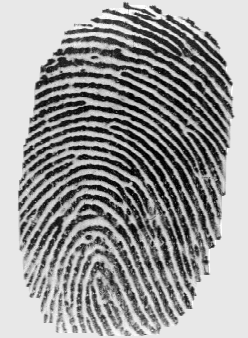
%> input picture 11_7.png, 248 x 338 px
$ octave --eval "result = bin_and_thin(imread('11_7.png'));"   (GNU Octave 9; MATLAB toolbox functions it lacks are replaced by stand-ins)
%> lines starting %> are read from the running program, lines starting %| are printed output that depends on the picture; in (x1, y1, x2, y2) boxes, pixels count from 0 and x2, y2 are one past the last pixel; in counts of white or black regions, pixels touching at a corner belong together; the program's own positions count from 1
function [resultantImg] = bin_and_thin(image)
    % Will take an unbinarized input image and execute the following:
    % 1) Binarize the input image, according to the max and min weightage
    %    of input image
    % 2) Perform a bwmorph thin to thin the ridges to a width of 1 pixel
    %    wide
    % 3) Perform a bwmorph spur to try and remove spurs from image.
    % Will return the result of the 4 steps processed onto the input image

    % This is to find the adaptive threshold of the input image as the
    % weightage of input image is in 1s and 2s. A sensitivity of 0.5 is
    % currently specified, but this can be modified to suit the program.
    multi = adaptthresh(image, 0.5);
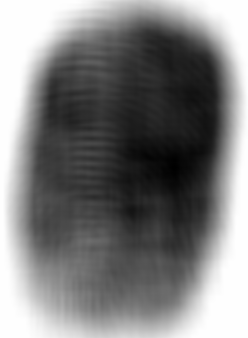
%> multi: size 338x248 double; min 0.0601, max 0.176, mean 0.117; drawn with min black and max white
    % binarize image according to threshold found
    binarizedImage = imbinarize(image, multi);
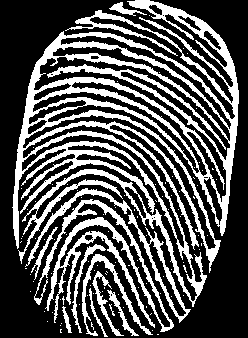
%> binarizedImage: size 338x248 logical; 32.7% white; 105 white regions (93 under 20 px), largest, box (x1, y1, x2, y2) and area: (12, 0, 239, 307) 20181, (34, 199, 174, 332) 3302, (25, 188, 191, 323) 1533

    % Thinning performed onto image. Inf is specified to ensure that the
    % binarized image is thinned until no longer possible.
    thinned = bwmorph(~binarizedImage, 'thin', Inf);
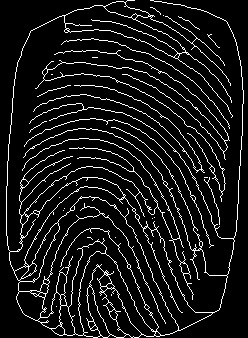
%> thinned: size 338x248 logical; 9.1% white in thin lines or dots

    resultantImg = bwmorph(thinned, 'spur', 0);
    resultantImg = ~resultantImg;
%> resultantImg: size 338x248 logical; 90.9% white; black in thin lines or dots
end

$ run again, on 11_8.png
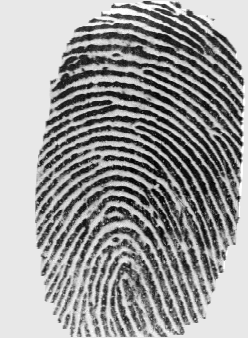
%> input picture 11_8.png, 248 x 338 px
%> in bin_and_thin, `binarizedImage = imbinarize(image, multi);`:
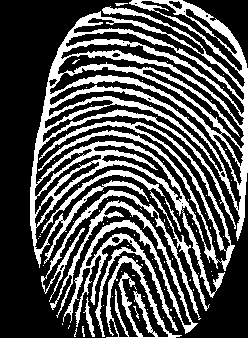
%> binarizedImage: size 338x248 logical; 32.3% white; 89 white regions (78 under 20 px), largest, box (x1, y1, x2, y2) and area: (30, 0, 248, 298) 18966, (50, 200, 198, 337) 3763, (106, 256, 182, 338) 1483
%> in bin_and_thin, `thinned = bwmorph(~binarizedImage, 'thin', Inf);`:
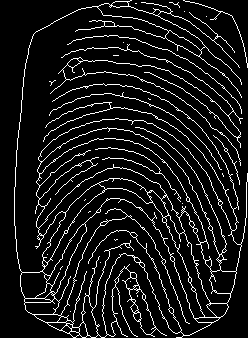
%> thinned: size 338x248 logical; 9.2% white in thin lines or dots
%> resultantImg: size 338x248 logical; 90.8% white; black in thin lines or dots

$ run again, on 1_1.png
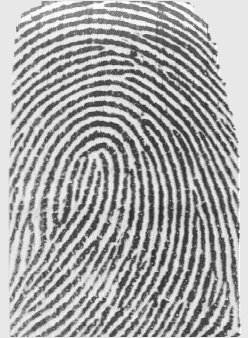
%> input picture 1_1.png, 248 x 338 px
%> in bin_and_thin, `binarizedImage = imbinarize(image, multi);`:
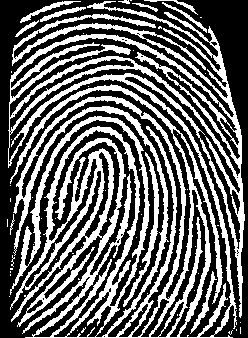
%> binarizedImage: size 338x248 logical; 40.1% white; 56 white regions (45 under 20 px), largest, box (x1, y1, x2, y2) and area: (8, 1, 245, 338) 31678, (123, 152, 159, 307) 701, (190, 271, 217, 334) 259
%> in bin_and_thin, `thinned = bwmorph(~binarizedImage, 'thin', Inf);`:
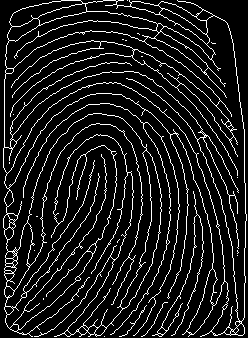
%> thinned: size 338x248 logical; 10.7% white in thin lines or dots
%> resultantImg: size 338x248 logical; 89.3% white; black in thin lines or dots

$ run again, on 6_7.png
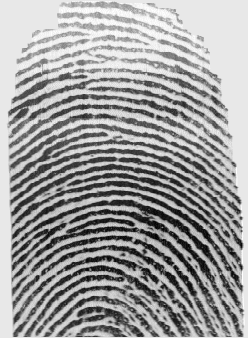
%> input picture 6_7.png, 248 x 338 px
%> in bin_and_thin, `binarizedImage = imbinarize(image, multi);`:
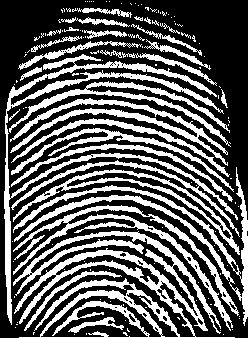
%> binarizedImage: size 338x248 logical; 37% white; 140 white regions (109 under 20 px), largest, box (x1, y1, x2, y2) and area: (13, 231, 235, 338) 7311, (4, 54, 240, 325) 5179, (13, 167, 248, 326) 3190
%> in bin_and_thin, `thinned = bwmorph(~binarizedImage, 'thin', Inf);`:
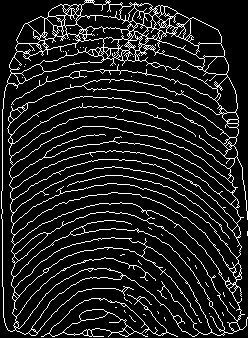
%> thinned: size 338x248 logical; 11.6% white in thin lines or dots
%> resultantImg: size 338x248 logical; 88.4% white; black in thin lines or dots
